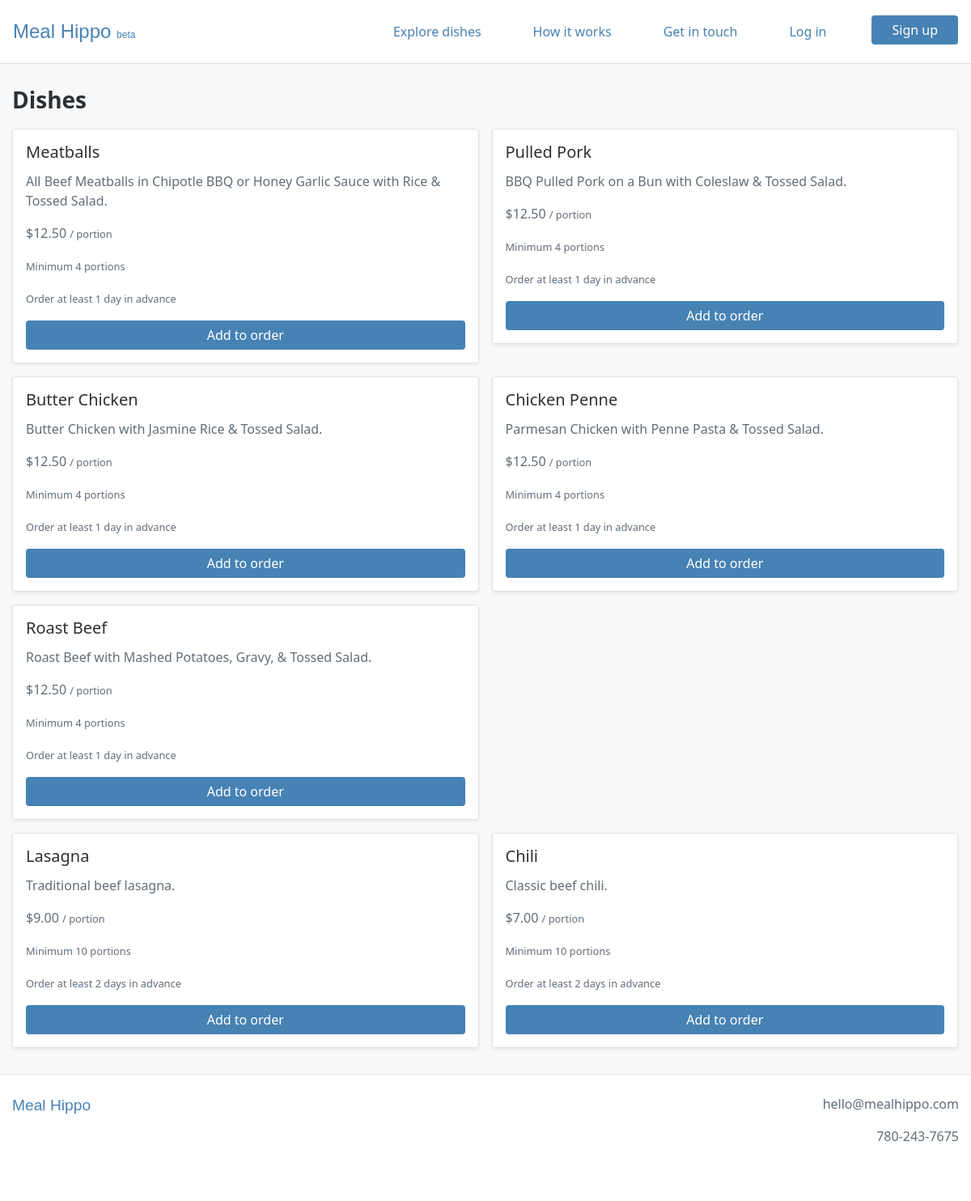
Before: /order/items with the older database file.
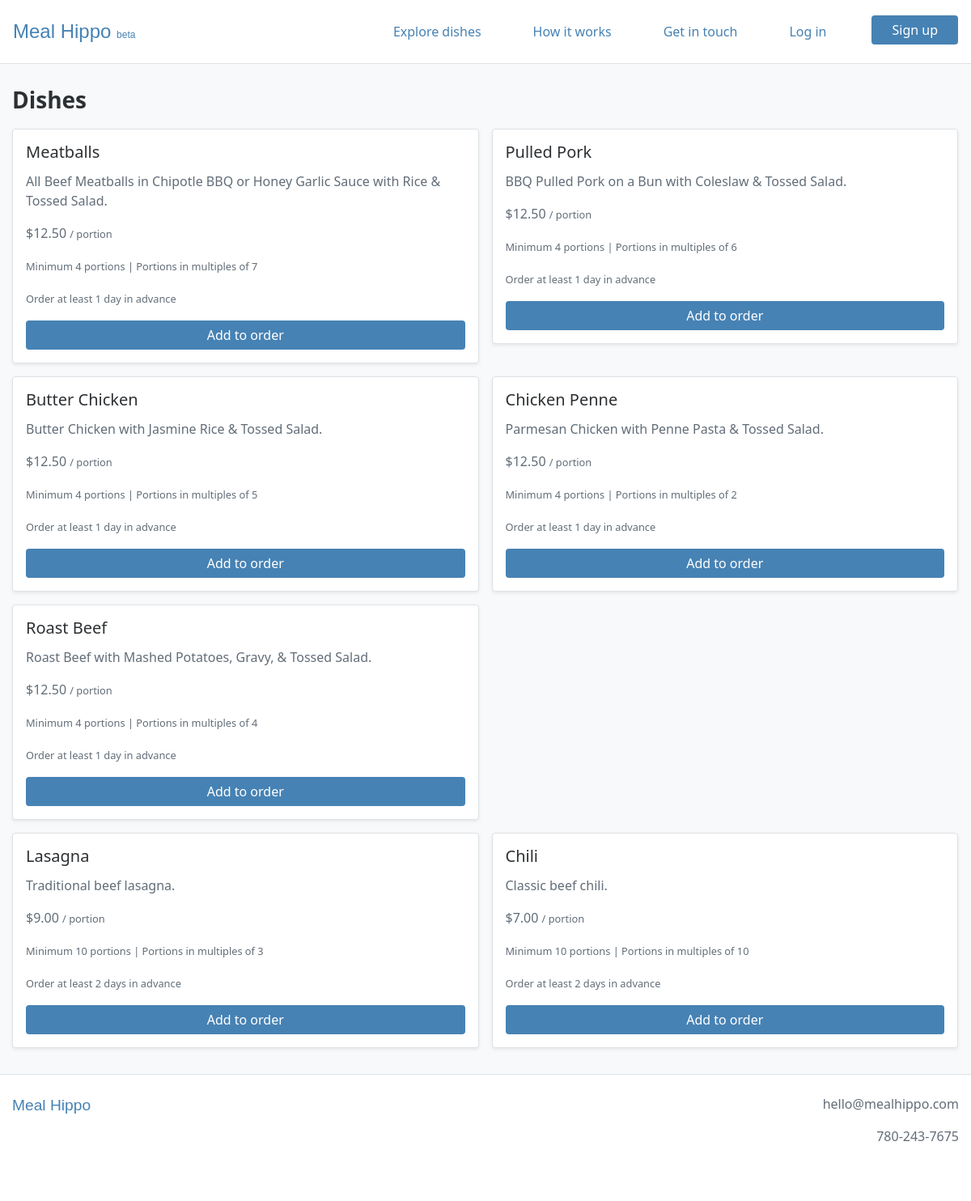
After: the same page with the newer database file.
### webplatform/models.py (models this page shows, shortened)
class Item(models.Model):
    supplier = models.ForeignKey(Supplier, on_delete=models.CASCADE)
    name = models.CharField(max_length=100)
    description = models.TextField()
    price = models.FloatField()
    minimum_portions = models.IntegerField(blank=True, null=True)
    portion_increment = models.IntegerField(blank=True, null=True)
    minimum_lead_time = models.IntegerField(blank=True, null=True)
    is_active = models.BooleanField()
    created_at = models.DateTimeField(auto_now_add=True)
    modified_at = models.DateTimeField(auto_now=True)

### webplatform/views.py (the view, shortened to what this page needs)
# urls.py: path('order/items', views.OrderItemsView.as_view(), name='order_items_view'),
class OrderItemsView(ListView):
    model = models.Supplier
    template_name = 'webplatform/order_items_view.html'
    context_object_name = 'active_suppliers'
    def get_queryset(self):
        return models.Supplier.objects.filter(is_active=True)
    def get_context_data(self, **kwargs):
        context = super().get_context_data(**kwargs)
        return context

### webplatform/templates/webplatform/order_items_view.html (shortened to what this page needs)
{% extends 'base.html' %}
{% load static %}
{% load humanize %}
{% block content %}
<div class="container-fluid bg-light py-3">
  <div class="row">
    {% if order_items %}
      <div class="col-8 pr-0">
    {% else %}
      <div class="col pr-0">
    {% endif %}
      <div class="container-fluid p-0">
        <h3><b>Dishes</b></h3>
        {% for active_supplier in active_suppliers %}
          <div class="row m-0 p-0">
              {% for item in active_supplier.item_set.all %}
                <div class="col-lg-6 col-12 mb-3 m-0 p-0">
                  <div class="card mr-3 p-3 border rounded shadow-sm">
                    <h5 class="card-title">{{ item.name }}</h5>
                    <p class="card-text">{{ item.description }}</p>
                    <p class="card-text">${{ item.price|floatformat:2|intcomma }} <small>/ portion</small></p>
                    <p class="card-text"><small>
                      Minimum {{ item.minimum_portions }} {% if item.minimum_portions > 1 %}portions{% else %}portion{% endif %}
                      {% if item.portion_increment > 1 %} | Portions in multiples of {{ item.portion_increment }}{% endif %}
                    </small></p>
                    <p class="card-text"><small>Order at least {{ item.minimum_lead_time }} {% if item.minimum_lead_time > 1 %}days{% else %}day{% endif %} in advance</small></p>
                    {% if user.is_authenticated %}
                      <a href="{{ item.get_add_to_order_url }}" class="btn btn-primary w-100">Add to order</a>
                    {% else %}
                      <a href="{% url 'login' %}?next={% url 'webplatform:order_items_view' %}" class="btn btn-primary w-100">Add to order</a>
                    {% endif %}
                  </div>
                </div>
              {% endfor %}
          </div>
        {% endfor %}
      </div>
    </div>
  </div>
</div>
{% endblock %}

### templates/base.html (shortened to what this page needs)
{% load static %}
{% load cart_templatetags %}
<!DOCTYPE html>
<html lang="en" dir="ltr">
  <head>
    <link rel="stylesheet" href="https://stackpath.bootstrapcdn.com/bootstrap/4.4.1/css/bootstrap.min.css">
    <link rel="stylesheet" type="text/css" href="{% static 'style.css' %}">
  </head>
  <body>
    <nav class="navbar navbar-expand-md navbar-light py-3 border-bottom">
      <a class="navbar-brand" href="{% url 'webplatform:home_view' %}">Meal&nbsp;Hippo <small style="font-size: 0.5em;">beta</small></a>
      <div class="collapse navbar-collapse" id="navbarText">
        <ul class="navbar-nav ml-auto">
          <li class="nav-item ml-5">
            <a class="nav-link" href="{% url 'webplatform:order_items_view' %}">Explore dishes</a>
          </li>
          <li class="nav-item ml-5">
            <a class="nav-link" href="{% url 'webplatform:support_view' %}">How it works</a>
          </li>
          <li class="nav-item ml-5">
            <a class="nav-link" href="{% url 'webplatform:contact_view' %}">Get in touch</a>
          </li>
          {% if not user.is_authenticated %}
            <li class="nav-item ml-5">
              <a class="nav-link" href="{% url 'login' %}">Log in</a>
            </li>
            <li class="nav-item ml-5">
              <a class="btn btn-primary" href="{% url 'users:signup' %}?next={% url 'webplatform:order_items_view' %}" role="button">Sign up</a>
            </li>
          {% endif %}
        </ul>
      </div>
    </nav>
    {% block content %}
    {% endblock %}
    <footer>
      <div class="container-fluid text-center py-4 mb-5 border-top">
        <div class="row">
          <div class="col-sm text-sm-left mb-4">
            <span class="logo">
              <a href="{% url 'webplatform:home_view' %}">Meal&nbsp;Hippo</a>
            </span>
          </div>
          <div class="col-sm text-sm-right">
            <p>hello@mealhippo.com</p>
            <p>780-243-7675</p>
          </div>
        </div>
      </div>
    </footer>
  </body>
</html>

### static/style.css (style rules this page uses)
body { color: #2D3033; font-family: "Lucida Grande", "Lucida Sans Unicode", "Lucida Sans", "Segoe UI", Geneva, Frutiger, Verdana, "Helvetica Neue", Arial, sans-serif; font-size: 16px; }
p { color: #626d78; }
a, .btn-link { color: steelblue; }
h1, h2, h3 { line-height: 2em; }
.navbar-light .navbar-brand, .logo a { color: steelblue; font-size: 1.5em; font-family: "Arial Rounded MT Bold", "Helvetica Rounded", Arial, sans-serif; }
.logo a { font-size: 1.2em; }
.navbar-nav .nav-item a.nav-link { color: steelblue; }
.btn-primary { background: steelblue; border: none; padding-left: 25px; padding-right: 25px; }

Changed rows visible on the page:
changed Item "Meatballs": portion_increment (not shown) → "7"
changed Item "Pulled Pork": portion_increment (not shown) → "6"
changed Item "Butter Chicken": portion_increment (not shown) → "5"
changed Item "Chicken Penne": portion_increment (not shown) → "2"
changed Item "Roast Beef": portion_increment (not shown) → "4"
changed Item "Lasagna": portion_increment (not shown) → "3"
changed Item "Chili": portion_increment (not shown) → "10"
